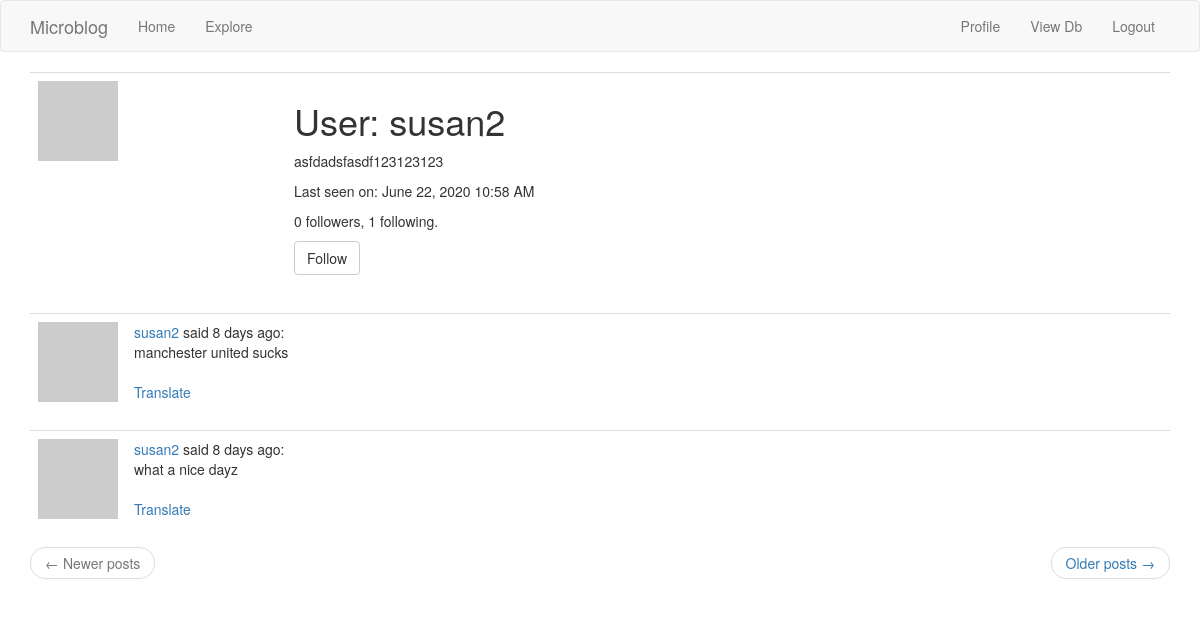
Page /user/susan2 (signed in) on the committed database.
### app/models.py (models this page shows, shortened)
class User(UserMixin, db.Model):
    id = db.Column(db.Integer, primary_key=True)
    username = db.Column(db.String(64), index=True, unique=True)
    email = db.Column(db.String(120), index=True, unique=True)
    password_hash = db.Column(db.String(128))
    fav_animal = db.Column(db.String(128)) #added later during migration
    about_me = db.Column(db.String(140))
    last_seen = db.Column(db.DateTime, default=datetime.utcnow)
    posts = db.relationship('Post', backref='author', lazy='dynamic')
    followed = db.relationship(
        'User', secondary=followers, #User is the right side entity in the relation, left side = parent class (obv self referential)
        primaryjoin=(followers.c.follower_id == id), #how we link LHS of followers table with Users
        secondaryjoin=(followers.c.followed_id == id), #how we link RHS of followers table with Users
        backref=db.backref('followers', lazy='dynamic'), #indicates how the rel-ship is accessed from RHS
        lazy='dynamic' #lazy population both from LHS (this line) and RHS (prev line)
    )
    def is_following(self, user):
        return self.followed.filter(followers.c.followed_id == user.id).count() > 0
    @login.user_loader
    def load_user(id):
        return User.query.get(int(id))
    def avatar(self, size):
        digest = md5(self.email.lower().encode('utf-8')).hexdigest()
        return 'https://www.gravatar.com/avatar/{}?d=identicon&s={}'.format(
            digest, size)

class Post(db.Model):
    id = db.Column(db.Integer, primary_key=True)
    body = db.Column(db.String(140))
    timestamp = db.Column(db.DateTime, index=True, default=datetime.utcnow)
    user_id = db.Column(db.Integer, db.ForeignKey('user.id'))
    language = db.Column(db.String(5))

### app/routes.py (the view)
@app.route('/user/<username>') #<username> is a dynamic component - browser will accept any string and then set username=to_that_string
@login_required
def user(username):
    user = User.query.filter_by(username=username).first_or_404() #we're passing downt he username from the url
    page = request.args.get('page', 1, type=int)
    posts = user.posts.order_by(Post.timestamp.desc()).paginate(
        page, app.config['POSTS_PER_PAGE'], False)
    next_url = url_for('user', username=user.username, page=posts.next_num) if posts.has_next else None
    prev_url = url_for('user', username=user.username, page=posts.prev_num) if posts.has_prev else None
    form = EmptyForm()
    return render_template('user.html', user=user, posts=posts.items,
                           next_url=next_url, prev_url=prev_url, form=form)

### app/forms.py
class EmptyForm(FlaskForm):
    submit = SubmitField('Submit')

### app/routes.py (called while the page is built)
@app.before_request
def before_request():
    if current_user.is_authenticated:
        current_user.last_seen = datetime.utcnow() #always use UTC, otherwise the times will display differently depending on your location
        db.session.commit()

### app/templates/user.html (shortened to what this page needs)
{% extends "base.html" %}
{% block app_content %}
    <table class="table table-hover">
        <tr>
            <td width="256px"><img src="{{ user.avatar(256) }}"></td>
            <td>
                <h1>User: {{ user.username }}</h1>
                {% if user.about_me %}<p>{{ user.about_me }}</p>{% endif %}
                {% if user.last_seen %}<p>Last seen on: {{ moment(user.last_seen).format('LLL') }}</p>{% endif %}
                <p>{{ user.followers.count() }} followers, {{ user.followed.count() }} following.</p>
                {% if user == current_user %}
                <p><a href="{{ url_for('edit_profile') }}">Edit your profile</a></p>
                {% elif not current_user.is_following(user) %}
                <p>
                    <form action="{{ url_for('follow', username=user.username) }}" method="post">
                        {{ form.submit(value='Follow', class_='btn btn-default') }}
                    </form>
                </p>
                {% endif %}
            </td>
        </tr>
    </table>
    {% for post in posts %}
        {% include '_post.html' %}
    {% endfor %}
    <nav aria-label="...">
        <ul class="pager">
            <li class="previous{% if not prev_url %} disabled{% endif %}">
                <a href="{{ prev_url or '#' }}">
                    <span aria-hidden="true">&larr;</span> Newer posts
                </a>
            </li>
            <li class="next{% if not next_url %} disabled{% endif %}">
                <a href="{{ next_url or '#' }}">
                    Older posts <span aria-hidden="true">&rarr;</span>
                </a>
            </li>
        </ul>
    </nav>
{% endblock %}

### app/templates/_post.html
    <table class="table table-hover">
        <tr>
            <td width="70px">
                <a href="{{ url_for('user', username=post.author.username) }}">
                    <img src="{{ post.author.avatar(70) }}" />
                </a>
            </td>
            <td>
                <a href="{{ url_for('user', username=post.author.username) }}">
                    {{ post.author.username }}
                </a>
                said {{ moment(post.timestamp).fromNow() }}:
                <br>
                <span id="post{{ post.id }}">{{ post.body }}</span>
                <br><br>
                <span id="translation{{ post.id }}">
                    <a href="javascript:translate(
                                '#post{{ post.id }}',
                                '#translation{{ post.id }}',
                                '{{ post.language }}',
                                '{{ g.locale }}');">Translate</a>
                </span>
            </td>
        </tr>
    </table>

### rows in the picture
User: username "susan2", about_me "asfdadsfasdf123123123", last_seen "June 22, 2020 10:58 AM"
Post: author.username "susan2", timestamp "8 days ago", body "manchester united sucks"
Post: author.username "susan2", timestamp "8 days ago", body "what a nice dayz"

### other values in the picture
{{ user.followers.count() }} "0"
{{ user.followed.count() }} "1"
